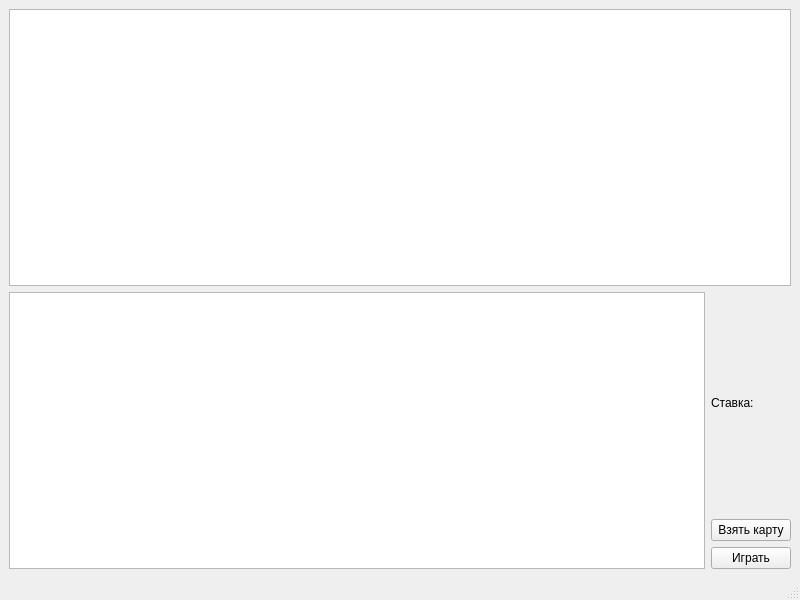
<?xml version="1.0" encoding="UTF-8"?>
<ui version="4.0">
 <class>MainWindow</class>
 <widget class="QMainWindow" name="MainWindow">
  <property name="geometry">
   <rect>
    <x>0</x>
    <y>0</y>
    <width>800</width>
    <height>600</height>
   </rect>
  </property>
  <property name="windowTitle">
   <string>Black Jack</string>
  </property>
  <widget class="QWidget" name="centralwidget">
   <layout class="QGridLayout" name="gridLayout">
    <item row="0" column="0">
     <layout class="QVBoxLayout" name="verticalLayout_2">
      <item>
       <widget class="QListWidget" name="dealler"/>
      </item>
      <item>
       <layout class="QHBoxLayout" name="horizontalLayout">
        <item>
         <widget class="QListWidget" name="player"/>
        </item>
        <item>
         <layout class="QVBoxLayout" name="verticalLayout">
          <item>
           <widget class="QLabel" name="bet">
            <property name="text">
             <string>Ставка: </string>
            </property>
           </widget>
          </item>
          <item>
           <widget class="QPushButton" name="card_button">
            <property name="text">
             <string>Взять карту</string>
            </property>
           </widget>
          </item>
          <item>
           <widget class="QPushButton" name="play_button">
            <property name="text">
             <string>Играть</string>
            </property>
           </widget>
          </item>
         </layout>
        </item>
       </layout>
      </item>
     </layout>
    </item>
   </layout>
  </widget>
  <widget class="QMenuBar" name="menubar">
   <property name="geometry">
    <rect>
     <x>0</x>
     <y>0</y>
     <width>800</width>
     <height>23</height>
    </rect>
   </property>
  </widget>
  <widget class="QStatusBar" name="statusbar"/>
 </widget>
 <resources/>
 <connections/>
</ui>
